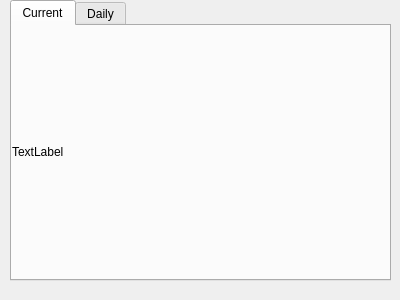
<?xml version="1.0" encoding="UTF-8"?>
<ui version="4.0">
 <class>dialog</class>
 <widget class="QDialog" name="dialog">
  <property name="geometry">
   <rect>
    <x>0</x>
    <y>0</y>
    <width>400</width>
    <height>300</height>
   </rect>
  </property>
  <property name="windowTitle">
   <string>Weather App</string>
  </property>
  <widget class="QTabWidget" name="tabWidget">
   <property name="geometry">
    <rect>
     <x>10</x>
     <y>0</y>
     <width>381</width>
     <height>281</height>
    </rect>
   </property>
   <property name="currentIndex">
    <number>0</number>
   </property>
   <widget class="QWidget" name="current">
    <attribute name="title">
     <string>Current</string>
    </attribute>
    <widget class="QLabel" name="label">
     <property name="geometry">
      <rect>
       <x>0</x>
       <y>0</y>
       <width>371</width>
       <height>251</height>
      </rect>
     </property>
     <property name="text">
      <string>TextLabel</string>
     </property>
    </widget>
   </widget>
   <widget class="QWidget" name="daily">
    <attribute name="title">
     <string>Daily</string>
    </attribute>
    <widget class="QLabel" name="label_2">
     <property name="geometry">
      <rect>
       <x>0</x>
       <y>0</y>
       <width>371</width>
       <height>251</height>
      </rect>
     </property>
     <property name="text">
      <string>TextLabel</string>
     </property>
    </widget>
   </widget>
  </widget>
 </widget>
 <resources/>
 <connections/>
</ui>
